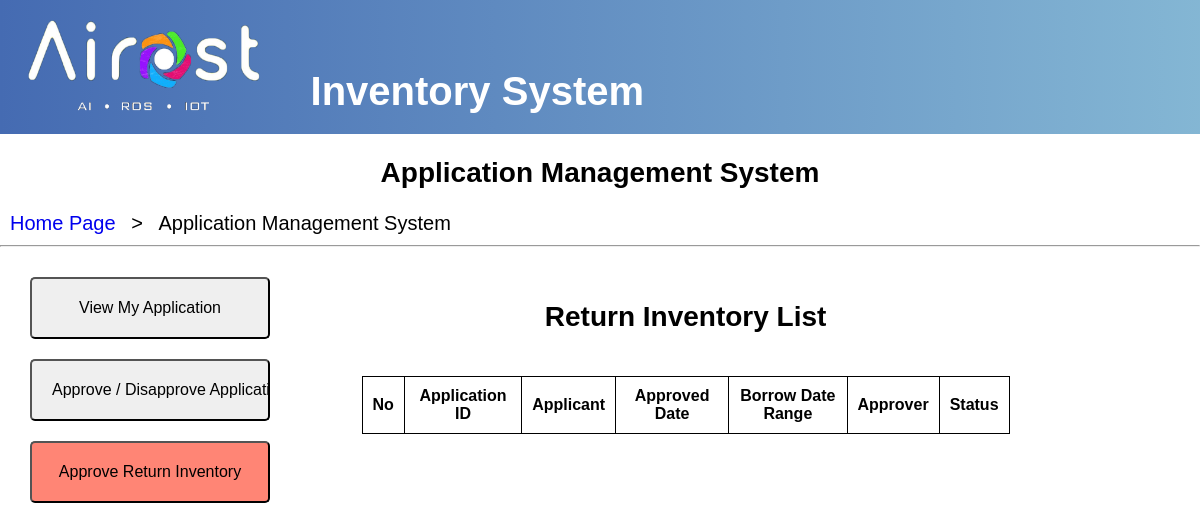
The app's page /php/returninventory.php, older data.
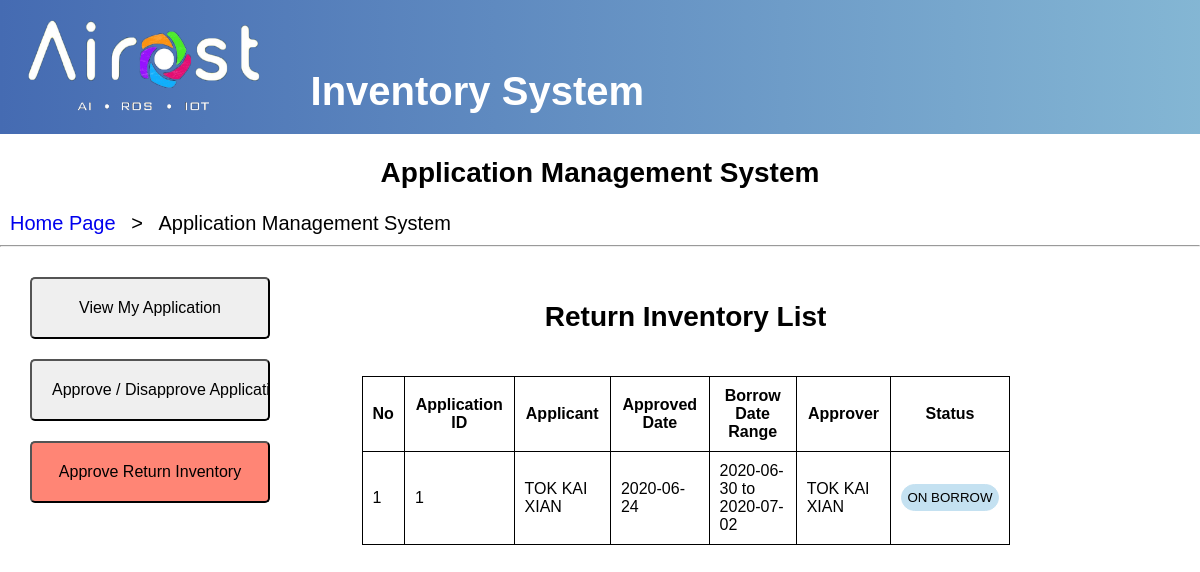
The same page, newer data.
### tables this page shows
CREATE TABLE `itemreturn` (
  `ReturnID` int(20) NOT NULL,
  `AppID` int(20) NOT NULL,
  `ItemLoss` int(20) DEFAULT NULL,
  `ReturnAmount` int(20) DEFAULT NULL,
  `ReturnDate` date DEFAULT NULL,
  `LossReason` varchar(255) DEFAULT NULL,
  `ItemID` int(20) NOT NULL,
  PRIMARY KEY (`ReturnID`),
  KEY `FK_ApplicationID` (`AppID`) USING BTREE
);

CREATE TABLE `user` (
  `UserID` int(20) NOT NULL,
  `Name` varchar(255) NOT NULL,
  `Password` varchar(255) NOT NULL,
  `Email` varchar(50) NOT NULL,
  `Phone` varchar(20) NOT NULL,
  `Position` varchar(20) NOT NULL,
  PRIMARY KEY (`UserID`)
);

CREATE TABLE `application` (
  `ApplicationID` int(20) NOT NULL,
  `ApplicantID` int(255) NOT NULL,
  `ApproverID` int(20) DEFAULT NULL,
  `Amount` int(20) NOT NULL,
  `AppliedDate` date NOT NULL,
  `BorrowDate` date NOT NULL,
  `ReturnDate` date NOT NULL,
  `ApprovedDate` date DEFAULT NULL,
  `Description` varchar(255) DEFAULT NULL,
  `Status` varchar(20) NOT NULL,
  `InventoryID` int(20) NOT NULL,
  `Reason` varchar(255) DEFAULT NULL,
  PRIMARY KEY (`ApplicationID`),
  KEY `Amount` (`Amount`) USING BTREE,
  KEY `FK_ApplicantID` (`ApplicantID`) USING BTREE,
  KEY `FK_ApproverID` (`ApproverID`) USING BTREE,
  KEY `FK_BorrowItemID` (`InventoryID`) USING BTREE
);

### php/returninventory.php (the view, shortened to what this page needs)
<?php
require_once('dbconfig.php');
$counter = 1;
$sql = "SELECT * FROM `itemreturn`";
$result = mysqli_query($db_connection, $sql);
?>
<html>
    <head>
        <link rel="stylesheet" type="text/css" href="../css/header.css"/>
        <link rel="stylesheet" type="text/css" href="../css/returninventorypage.css"/>
    </head>
    <body>
        <div class="header">
            <img src="../img/logo.png" alt="Logo">
            <h1>Inventory System</h1>
        </div>
        <div class="refLink">
            <h2> Application Management System</h2>
            <a href="./homepage.php">Home Page</a><p>&nbsp>&nbsp</p><p>Application Management System</p>
        </div>
        <hr>
        <div class="management-sidebar">
            <input type="button" name="viewmyform" value="View My Application" onclick="goto('viewmyapplication_management.php');"/>
            <input type="button" name="manage_member_app" value="Approve / Disapprove Application" onclick="goto('manageapplication.php');"/>
            <input type="button" name="manage_return_app" value="Approve Return Inventory" onclick="goto('returninventory.php');"/>
        </div>
        <div class="returnlist">
            <h2 class="title">Return Inventory List</h2>
            <table>
                <tr>
                    <th>
                        <p>No</p>
                    </th>
                    <th>
                        <p>Application ID</p>
                    </th>
                    <th>
                        <p>Applicant</p>
                    </th>
                    <th>
                        <p>Approved Date</p>
                    </th>
                    <th>
                        <p>Borrow Date Range</p>
                    </th>
                    <th>
                        <p>Approver</p>
                    </th>
                    <th>
                        <p>Status</p>
                    </th>
                </tr>
                <?php while($result_row = mysqli_fetch_assoc($result)){
                    $appid = $result_row['AppID'];
                    if($result_row['ReturnAmount'] == NULL){
                        $status = "ON BORROW";
                        $linkedpage = "returninventoryform.php";
                    }else{
                        $status = "RETURNED";
                        $linkedpage = "viewreturnform.php";
                    }
                ?>
                <tr>
                    <form action="<?php echo $linkedpage; ?>" method="POST">
                    <td><?php echo $counter; ?></td>
                    <td><?php echo $appid; ?></td>
                    <?php
                        $sqluser = "SELECT `user`.`Name` FROM `application` INNER JOIN `user`
                        ON `application`.`ApplicantID` = `user`.`UserID` WHERE `ApplicationID` = ".$appid;
                        $sqlapprover = "SELECT `user`.`Name` FROM `application` INNER JOIN `user`
                        ON `application`.`ApproverID` = `user`.`UserID` WHERE `ApplicationID` = ".$appid;
                        $sqldate = "SELECT `AppliedDate`,`BorrowDate`, `ReturnDate`, `ApprovedDate` FROM `application` WHERE `ApplicationID` = ".$appid;
                        $resultuser = mysqli_query($db_connection, $sqluser);
                        $resultapprover = mysqli_query($db_connection, $sqlapprover);
                        $resultdate = mysqli_query($db_connection, $sqldate);
                        $resultrow_user = mysqli_fetch_assoc($resultuser);
                        $resultrow_approver = mysqli_fetch_assoc($resultapprover);
                        $resultrow_date = mysqli_fetch_assoc($resultdate);
                        $applicant = $resultrow_user['Name'];
                        $approveddate = $resultrow_date['ApprovedDate'];
                        $borrowdate = $resultrow_date['BorrowDate'];
                        $returndate = $resultrow_date['ReturnDate'];
                        $approver = $resultrow_approver['Name'];
                    ?>
                    <td><?php echo $applicant; ?></td>
                    <td><?php echo $approveddate; ?></td>
                    <td><?php echo $borrowdate." to ".$returndate; ?></td>
                    <td><?php echo $approver ?></td>
                    <td><input class="button" type="submit" value="<?php echo $status ?>"></td>
                    </form>
                </tr>
                <?php $counter += 1; }  ?>
            </table>
        </div>
    </body>
<html>

Row changes from the older to the newer data that the page shows:
added itemreturn: AppID "1", user.Name "TOK KAI XIAN", application.ApprovedDate "2020-06-24", application.BorrowDate "2020-06-30", application.ReturnDate "2020-07-02", ReturnAmount "ON BORROW"
